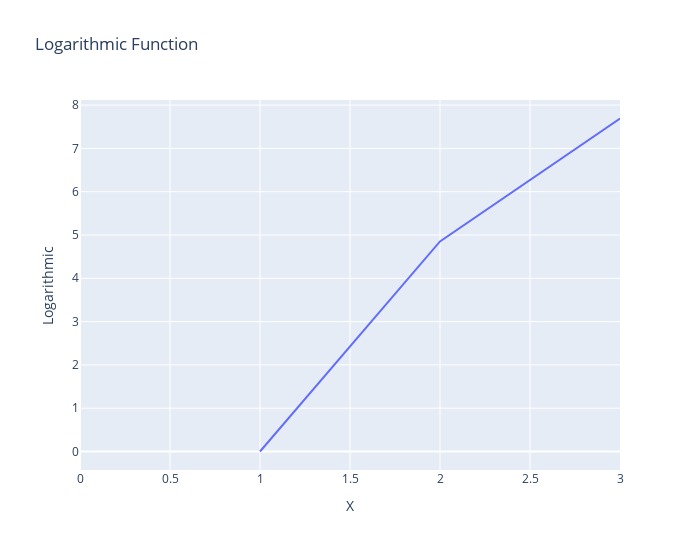

The code cell stored with this chart in its notebook:
### Code cell
fig = px.line(df, x="X", y="Logarithmic",width=700, height=550, title='Logarithmic Function')
fig.show()

### Figure 1 — Plotly figure (JSON) as saved in the notebook; plotly's stock layout.template omitted (floating-point values rounded to 4 significant figures)
{"data": [{"hovertemplate": "X=%{x}<br>Logarithmic=%{y}<extra></extra>", "legendgroup": "", "line": {"color": "#636efa", "dash": "solid"}, "mode": "lines", "name": "", "orientation": "v", "showlegend": false, "type": "scatter", "x": [0, 1, 2, 3], "xaxis": "x", "y": [null, 0, 4.852, 7.69], "yaxis": "y"}], "layout": {"height": 550, "legend": {"tracegroupgap": 0}, "title": {"text": "Logarithmic Function"}, "width": 700, "xaxis": {"anchor": "y", "autorange": true, "domain": [0, 1], "range": [0, 3], "title": {"text": "X"}, "type": "linear"}, "yaxis": {"anchor": "x", "autorange": true, "domain": [0, 1], "range": [-0.4272, 8.118], "title": {"text": "Logarithmic"}, "type": "linear"}}}
